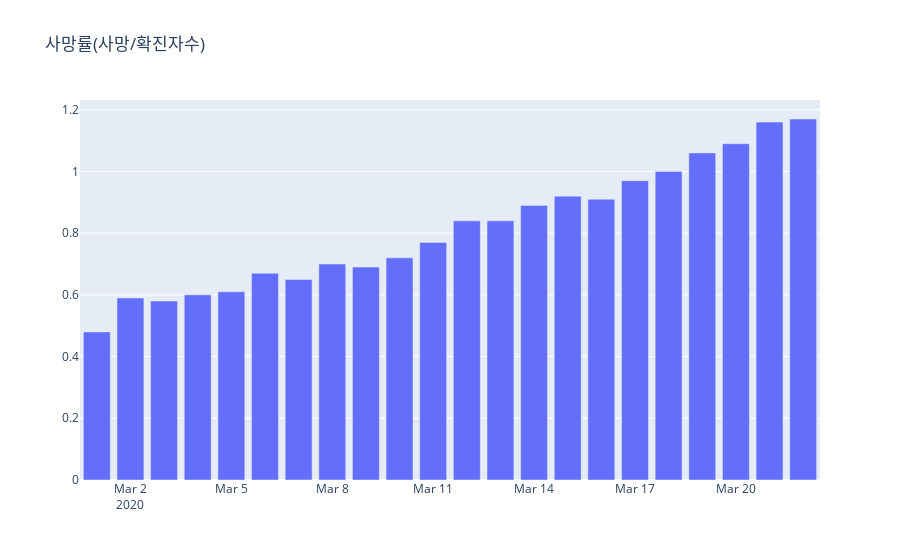

Source (notebook cell):
### Code cell
trace2 = go.Bar(x=death.index, y=death.values,)
data = [trace2]
data
layout = go.Layout(title='사망률(사망/확진자수)')
fig = go.Figure(data=data, layout=layout)
fig.show()

### Figure 1 — Plotly figure (JSON) as saved in the notebook; plotly's stock layout.template omitted (floating-point values rounded to 4 significant figures)
{"data": [{"type": "bar", "x": ["2020-03-01", "2020-03-02", "2020-03-03", "2020-03-04", "2020-03-05", "2020-03-06", "2020-03-07", "2020-03-08", "2020-03-09", "2020-03-10", "2020-03-11", "2020-03-12", "2020-03-13", "2020-03-14", "2020-03-15", "2020-03-16", "2020-03-17", "2020-03-18", "2020-03-19", "2020-03-20", "2020-03-21", "2020-03-22"], "y": [0.48, 0.59, 0.58, 0.6, 0.61, 0.67, 0.65, 0.7, 0.69, 0.72, 0.77, 0.84, 0.84, 0.89, 0.92, 0.91, 0.97, 1, 1.06, 1.09, 1.16, 1.17]}], "layout": {"title": {"text": "사망률(사망/확진자수)"}}}
